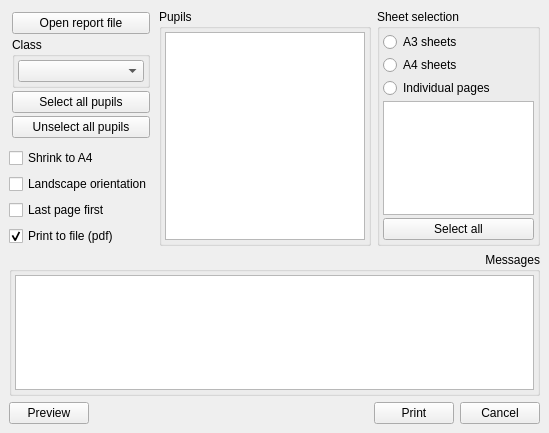
<ui version="4.0" >
 <class>Form</class>
 <widget class="QWidget" name="Form" >
  <property name="geometry" >
   <rect>
    <x>0</x>
    <y>0</y>
    <width>549</width>
    <height>433</height>
   </rect>
  </property>
  <property name="windowTitle" >
   <string>Form</string>
  </property>
  <layout class="QVBoxLayout" >
   <property name="spacing" >
    <number>6</number>
   </property>
   <property name="leftMargin" >
    <number>9</number>
   </property>
   <property name="topMargin" >
    <number>9</number>
   </property>
   <property name="rightMargin" >
    <number>9</number>
   </property>
   <property name="bottomMargin" >
    <number>9</number>
   </property>
   <item>
    <layout class="QHBoxLayout" >
     <property name="spacing" >
      <number>6</number>
     </property>
     <property name="leftMargin" >
      <number>0</number>
     </property>
     <property name="topMargin" >
      <number>0</number>
     </property>
     <property name="rightMargin" >
      <number>0</number>
     </property>
     <property name="bottomMargin" >
      <number>0</number>
     </property>
     <item>
      <layout class="QVBoxLayout" >
       <property name="spacing" >
        <number>6</number>
       </property>
       <property name="leftMargin" >
        <number>0</number>
       </property>
       <property name="topMargin" >
        <number>0</number>
       </property>
       <property name="rightMargin" >
        <number>0</number>
       </property>
       <property name="bottomMargin" >
        <number>0</number>
       </property>
       <item>
        <widget class="QWidget" native="1" name="widget" >
         <layout class="QVBoxLayout" >
          <property name="spacing" >
           <number>3</number>
          </property>
          <property name="leftMargin" >
           <number>3</number>
          </property>
          <property name="topMargin" >
           <number>3</number>
          </property>
          <property name="rightMargin" >
           <number>3</number>
          </property>
          <property name="bottomMargin" >
           <number>3</number>
          </property>
          <item>
           <widget class="QPushButton" name="pushButton_open" >
            <property name="text" >
             <string>Open report file</string>
            </property>
           </widget>
          </item>
          <item>
           <widget class="QGroupBox" name="groupBox" >
            <property name="title" >
             <string>Class</string>
            </property>
            <layout class="QVBoxLayout" >
             <property name="spacing" >
              <number>3</number>
             </property>
             <property name="leftMargin" >
              <number>3</number>
             </property>
             <property name="topMargin" >
              <number>3</number>
             </property>
             <property name="rightMargin" >
              <number>3</number>
             </property>
             <property name="bottomMargin" >
              <number>3</number>
             </property>
             <item>
              <widget class="QComboBox" name="comboBox_class" />
             </item>
            </layout>
           </widget>
          </item>
          <item>
           <widget class="QPushButton" name="pushButton_selectAllPupils" >
            <property name="text" >
             <string>Select all pupils</string>
            </property>
           </widget>
          </item>
          <item>
           <widget class="QPushButton" name="pushButton_unselectAllPupils" >
            <property name="text" >
             <string>Unselect all pupils</string>
            </property>
           </widget>
          </item>
          <item>
           <spacer>
            <property name="orientation" >
             <enum>Qt::Vertical</enum>
            </property>
            <property name="sizeHint" >
             <size>
              <width>20</width>
              <height>71</height>
             </size>
            </property>
           </spacer>
          </item>
         </layout>
        </widget>
       </item>
       <item>
        <widget class="QCheckBox" name="checkBox_shrink" >
         <property name="acceptDrops" >
          <bool>true</bool>
         </property>
         <property name="text" >
          <string>Shrink to A4</string>
         </property>
        </widget>
       </item>
       <item>
        <widget class="QCheckBox" name="checkBox_landscape" >
         <property name="text" >
          <string>Landscape orientation</string>
         </property>
        </widget>
       </item>
       <item>
        <widget class="QCheckBox" name="checkBox_reverse" >
         <property name="text" >
          <string>Last page first</string>
         </property>
        </widget>
       </item>
       <item>
        <widget class="QCheckBox" name="checkBox_pdf" >
         <property name="text" >
          <string>Print to file (pdf)</string>
         </property>
         <property name="checked" >
          <bool>true</bool>
         </property>
        </widget>
       </item>
      </layout>
     </item>
     <item>
      <widget class="QGroupBox" name="groupBox_2" >
       <property name="title" >
        <string>Pupils</string>
       </property>
       <layout class="QVBoxLayout" >
        <property name="spacing" >
         <number>3</number>
        </property>
        <property name="leftMargin" >
         <number>3</number>
        </property>
        <property name="topMargin" >
         <number>3</number>
        </property>
        <property name="rightMargin" >
         <number>3</number>
        </property>
        <property name="bottomMargin" >
         <number>3</number>
        </property>
        <item>
         <widget class="QListWidget" name="listWidget_pupils" >
          <property name="minimumSize" >
           <size>
            <width>200</width>
            <height>0</height>
           </size>
          </property>
         </widget>
        </item>
       </layout>
      </widget>
     </item>
     <item>
      <widget class="QGroupBox" name="groupBox_3" >
       <property name="title" >
        <string>Sheet selection</string>
       </property>
       <layout class="QVBoxLayout" >
        <property name="spacing" >
         <number>3</number>
        </property>
        <property name="leftMargin" >
         <number>3</number>
        </property>
        <property name="topMargin" >
         <number>3</number>
        </property>
        <property name="rightMargin" >
         <number>3</number>
        </property>
        <property name="bottomMargin" >
         <number>3</number>
        </property>
        <item>
         <widget class="QRadioButton" name="radioButton_pagesM" >
          <property name="text" >
           <string>A3 sheets</string>
          </property>
         </widget>
        </item>
        <item>
         <widget class="QRadioButton" name="radioButton_pagesS" >
          <property name="text" >
           <string>A4 sheets</string>
          </property>
         </widget>
        </item>
        <item>
         <widget class="QRadioButton" name="radioButton_pagesI" >
          <property name="text" >
           <string>Individual pages</string>
          </property>
          <property name="checkable" >
           <bool>true</bool>
          </property>
          <property name="checked" >
           <bool>false</bool>
          </property>
         </widget>
        </item>
        <item>
         <widget class="QListWidget" name="listWidget_pages" />
        </item>
        <item>
         <widget class="QPushButton" name="pushButton_allPages" >
          <property name="text" >
           <string>Select all</string>
          </property>
         </widget>
        </item>
       </layout>
      </widget>
     </item>
    </layout>
   </item>
   <item>
    <widget class="QGroupBox" name="groupBox_4" >
     <property name="title" >
      <string>Messages</string>
     </property>
     <property name="alignment" >
      <set>Qt::AlignRight</set>
     </property>
     <layout class="QHBoxLayout" >
      <property name="spacing" >
       <number>3</number>
      </property>
      <property name="leftMargin" >
       <number>3</number>
      </property>
      <property name="topMargin" >
       <number>3</number>
      </property>
      <property name="rightMargin" >
       <number>3</number>
      </property>
      <property name="bottomMargin" >
       <number>3</number>
      </property>
      <item>
       <widget class="QTextEdit" name="textEdit" >
        <property name="lineWrapMode" >
         <enum>QTextEdit::NoWrap</enum>
        </property>
       </widget>
      </item>
     </layout>
    </widget>
   </item>
   <item>
    <layout class="QHBoxLayout" >
     <property name="spacing" >
      <number>6</number>
     </property>
     <property name="leftMargin" >
      <number>0</number>
     </property>
     <property name="topMargin" >
      <number>0</number>
     </property>
     <property name="rightMargin" >
      <number>0</number>
     </property>
     <property name="bottomMargin" >
      <number>0</number>
     </property>
     <item>
      <widget class="QPushButton" name="pushButton_preview" >
       <property name="text" >
        <string>Preview</string>
       </property>
      </widget>
     </item>
     <item>
      <spacer>
       <property name="orientation" >
        <enum>Qt::Horizontal</enum>
       </property>
       <property name="sizeHint" >
        <size>
         <width>40</width>
         <height>20</height>
        </size>
       </property>
      </spacer>
     </item>
     <item>
      <widget class="QPushButton" name="pushButton_print" >
       <property name="text" >
        <string>Print</string>
       </property>
      </widget>
     </item>
     <item>
      <widget class="QPushButton" name="pushButton_cancel" >
       <property name="text" >
        <string>Cancel</string>
       </property>
      </widget>
     </item>
    </layout>
   </item>
  </layout>
 </widget>
 <resources/>
 <connections>
  <connection>
   <sender>pushButton_cancel</sender>
   <signal>clicked()</signal>
   <receiver>Form</receiver>
   <slot>close()</slot>
   <hints>
    <hint type="sourcelabel" >
     <x>583</x>
     <y>391</y>
    </hint>
    <hint type="destinationlabel" >
     <x>430</x>
     <y>387</y>
    </hint>
   </hints>
  </connection>
  <connection>
   <sender>radioButton_pagesM</sender>
   <signal>toggled(bool)</signal>
   <receiver>checkBox_shrink</receiver>
   <slot>setEnabled(bool)</slot>
   <hints>
    <hint type="sourcelabel" >
     <x>500</x>
     <y>42</y>
    </hint>
    <hint type="destinationlabel" >
     <x>146</x>
     <y>192</y>
    </hint>
   </hints>
  </connection>
  <connection>
   <sender>radioButton_pagesM</sender>
   <signal>toggled(bool)</signal>
   <receiver>checkBox_landscape</receiver>
   <slot>setEnabled(bool)</slot>
   <hints>
    <hint type="sourcelabel" >
     <x>544</x>
     <y>46</y>
    </hint>
    <hint type="destinationlabel" >
     <x>169</x>
     <y>211</y>
    </hint>
   </hints>
  </connection>
 </connections>
</ui>
